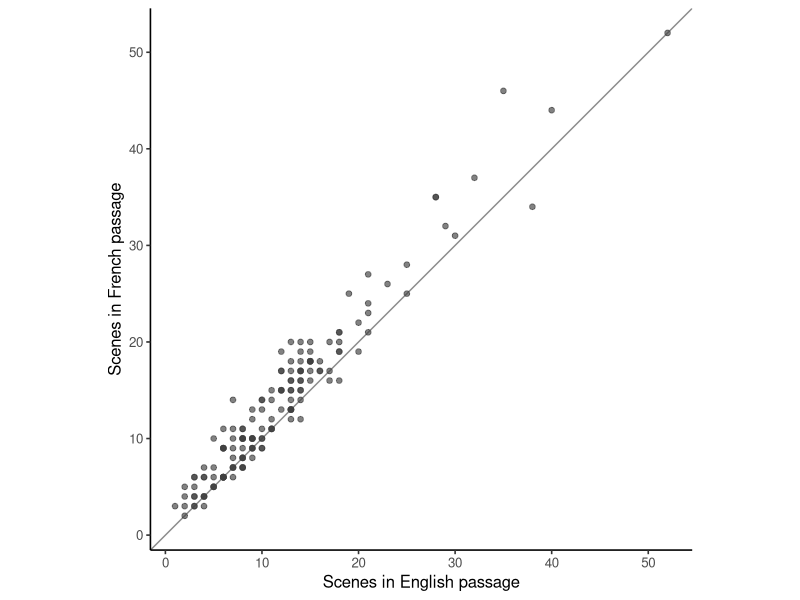

Reproduce this figure in R.
## ---- chunk 1
#| label: load-ucca-pairs
library(ggplot2)

ucca <- read.csv(
  "data/ucca-french-english/passage-counts.csv",
  stringsAsFactors = FALSE
)
english <- ucca[ucca$language == "en", ]
french <- ucca[ucca$language == "fr", ]
english <- english[order(english$pair_id), ]
french <- french[order(french$pair_id), ]

stopifnot(
  identical(english$pair_id, french$pair_id),
  nrow(english) == 154L,
  sum(english$scene_count) == 1839L,
  sum(french$scene_count) == 2121L
)

pairs <- data.frame(
  pair_id = english$pair_id,
  chapter = english$chapter,
  english_scenes = english$scene_count,
  french_scenes = french$scene_count,
  english_terminals = english$terminal_count,
  french_terminals = french$terminal_count,
  english_words = english$word_count,
  french_words = french$word_count
)
pairs$difference <- pairs$french_scenes - pairs$english_scenes
pairs[1L, c("pair_id", "chapter", "english_scenes", "french_scenes", "difference")]
## ---- chunk 2
#| label: summarize-ucca-pairs
pair_summary <- data.frame(
  pairs = nrow(pairs),
  mean_english_scenes = mean(pairs$english_scenes),
  mean_french_scenes = mean(pairs$french_scenes),
  mean_signed_difference = mean(pairs$difference),
  covariance = cov(pairs$english_scenes, pairs$french_scenes),
  correlation = cor(pairs$english_scenes, pairs$french_scenes)
)
pair_summary
## ---- chunk 3
#| label: plot-ucca-pairs
#| fig-cap: "Graph-derived Scene counts in aligned v2 passages. The identity line marks exact count agreement."
limits <- range(c(pairs$english_scenes, pairs$french_scenes))

ggplot(pairs, aes(english_scenes, french_scenes)) +
  geom_abline(slope = 1, intercept = 0, color = "grey55", linewidth = 0.5) +
  geom_point(color = "grey25", size = 1.6, alpha = 0.65) + # dqr-allow: algorithm-setting
  coord_equal(xlim = limits, ylim = limits) +
  labs(x = "Scenes in English passage", y = "Scenes in French passage") +
  theme_classic(base_size = 12)
